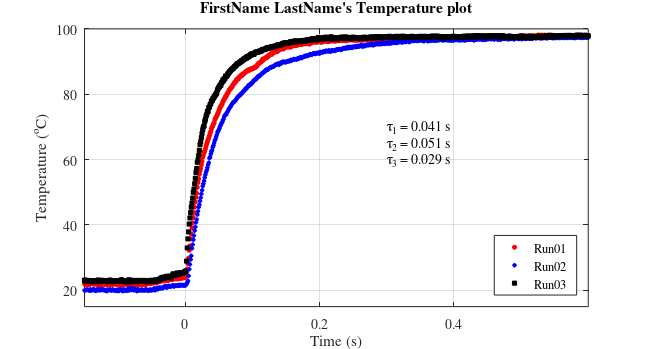
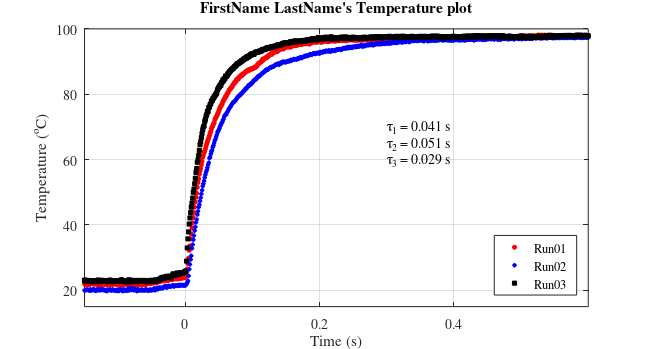

Write the MATLAB code that produced these figures, in order.
clear all
close all
clc

fid = fopen('TimeSeries_Temperature_01.dat');
line1 = fgetl(fid);
data = fscanf(fid,'%f \n', [2 inf]);
time1 = data(1,:)-1.695;
temperature1 = data(2,:);
fclose(fid);

fid = fopen('TimeSeries_Temperature_02.dat');
line1 = fgetl(fid);
data = fscanf(fid,'%f \n', [2 inf]);
time2 = data(1,:)-1.544;
temperature2 = data(2,:);
fclose(fid);

fid = fopen('TimeSeries_Temperature_03.dat');
line1 = fgetl(fid);
data = fscanf(fid,'%f \n', [2 inf]);
time3 = data(1,:)-1.155;
temperature3 = data(2,:);
fclose(fid);


% Generating figure with specific size
figure(1)
set(gcf,'unit','inches','position',[0.50 0.50 6.50 3.50],...
        'defaultaxesfontsize',10,'defaultaxesfontname','times');
% Plotting data
plot(time1,temperature1,'ro','markersize',3,'markerfacecolor','r');hold on
plot(time2,temperature2,'bd','markersize',3,'markerfacecolor','b')
plot(time3,temperature3,'ks','markersize',3,'markerfacecolor','k')
xlim([-0.15 0.6])
ylim([15 100])
ylabel('Temperature (^{o}C)')
xlabel('Time (s)')
grid on
legend('Run01','Run02','Run03','location','Southeast')
title('FirstName LastName''s Temperature plot')
text(0.3,70,'\tau_{1} = 0.041 s','fontname','times')
text(0.3,65,'\tau_{2} = 0.051 s','fontname','times')
text(0.3,60,'\tau_{3} = 0.029 s','fontname','times')
% % % Saving the files in png and pdf format
figName = ['PostLabPlot'];
set(gcf,'PaperPositionMode','auto')
print(figName,'-dpng','-r600')
set(gcf,'PaperUnits','inches','Units','inches');
figpos = get(gcf,'Position');
set(gcf,'PaperSize',figpos(3:4),'Units','inches');
print(figName,'-dpdf','-r600')
